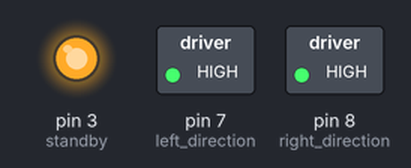
A sketch run on a simulated Arduino Uno, built with avr-gcc and run on an emulated ATmega328P. Shown: switched loads named in the sketch (green lamp = pin HIGH), output pins drawn as LEDs (lit = HIGH). Pins used as bus, display or sensor lines are not drawn.

Above: at 0.1 s.
Timing chart, 0 to 1.6 s (numbered marks = the images above):
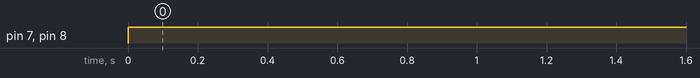

Measured:
- by itself, pin 7 (left_direction), pin 8 (right_direction): LOW → HIGH at 0.00 s

The sketch:

Robot-forward.ino
```cpp
/*
  Robot Forward Motion Example
  ----------------------------
  This code demonstrates how to control the movement of the ELEGOO Smart Robot Car Kit V4.0.
  The robot will move forward and stop, in a repeating cycle.
  Use this as a teaching tool for basic motor and direction control.

  Connections:
    - Standby Pin (STBY): Digital pin 3
    - Right Motor Power (PWMA): Digital pin 5 (PWM)
    - Right Motor Direction (DIRA): Digital pin 8
    - Left Motor Power (PWMB): Digital pin 6 (PWM)
    - Left Motor Direction (DIRB): Digital pin 7

  For more information, see: https://us.elegoo.com/products/elegoo-smart-robot-car-kit-v-4-0
*/

// Define motor control pins
const int standby = 3;         // Standby control for motor driver
const int right_power = 5;     // PWM control for right motor speed
const int right_direction = 8; // Direction control for right motor
const int left_power = 6;      // PWM control for left motor speed
const int left_direction = 7;  // Direction control for left motor

void setup() {
  // Set motor control pins as outputs
  pinMode(standby, OUTPUT);
  digitalWrite(standby, HIGH); // Enable motor driver

  pinMode(right_power, OUTPUT);
  pinMode(right_direction, OUTPUT);
  pinMode(left_power, OUTPUT);
  pinMode(left_direction, OUTPUT);
}

void loop() {
  // Move forward
  analogWrite(right_power, 100);         // Set right motor speed (0-255)
  digitalWrite(right_direction, HIGH);   // Set right motor to forward
  analogWrite(left_power, 100);          // Set left motor speed (0-255)
  digitalWrite(left_direction, HIGH);    // Set left motor to forward
  delay(1000);                           // Move forward for 1 second

  // Stop motors
  analogWrite(right_power, 0);
  analogWrite(left_power, 0);
  delay(1000);                           // Stay stopped for 1 second
}
```
